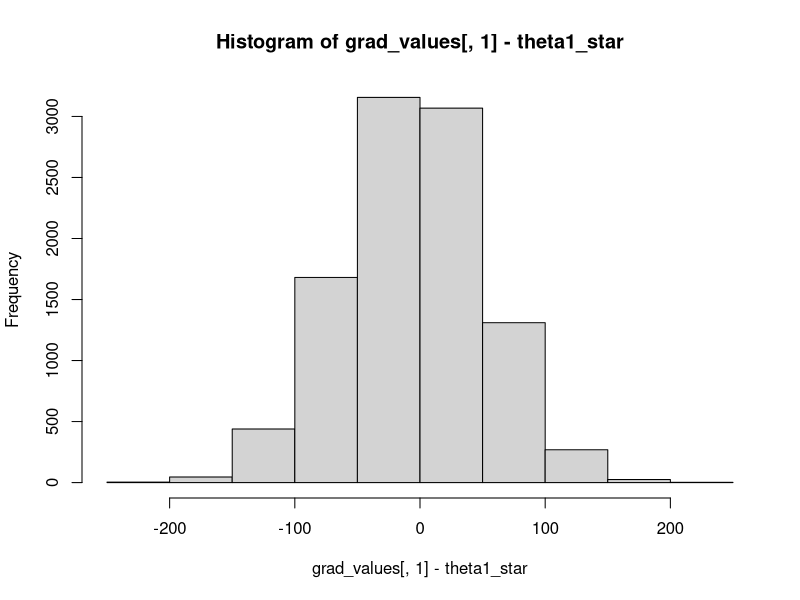
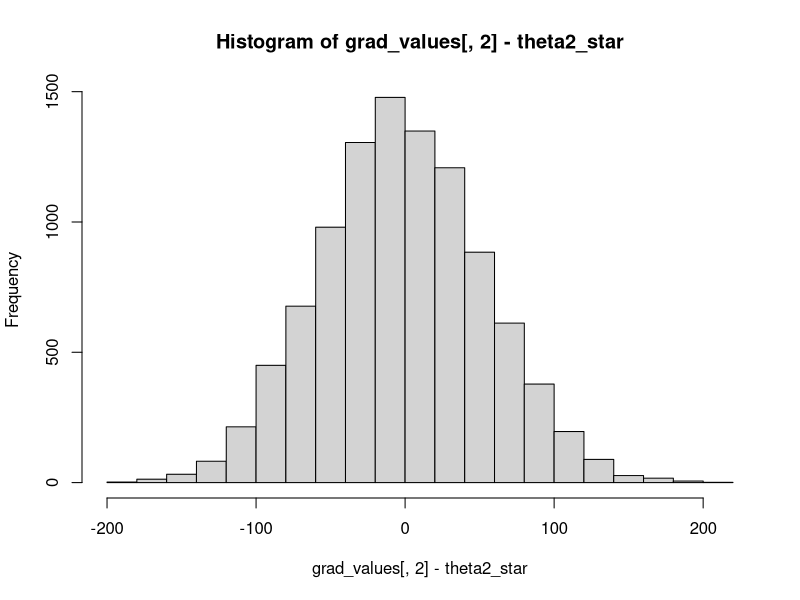
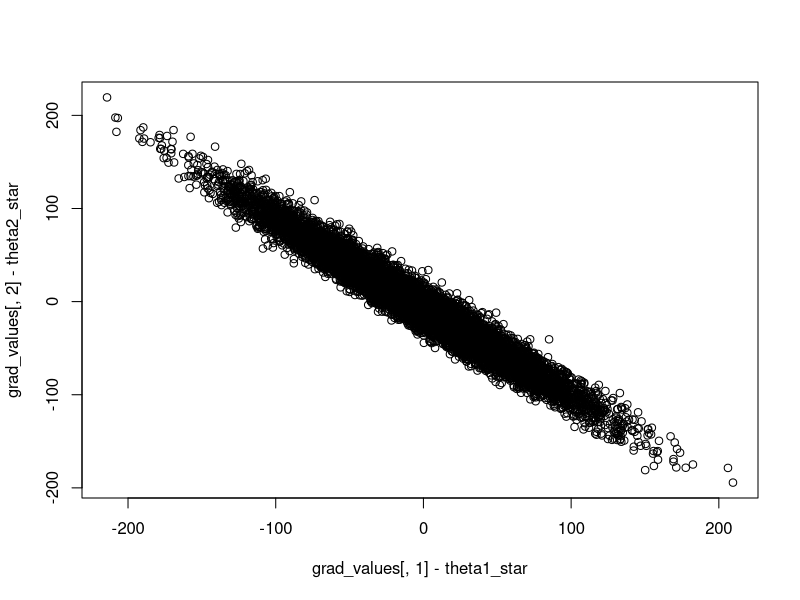
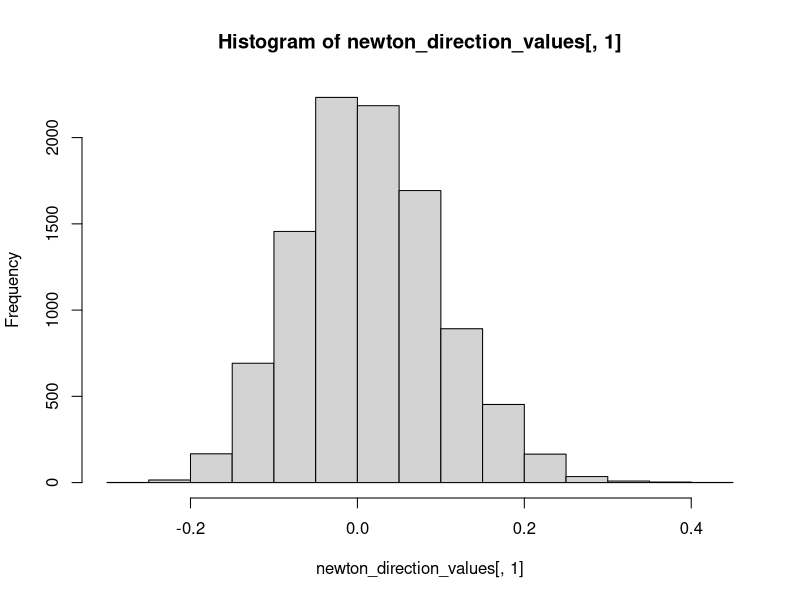
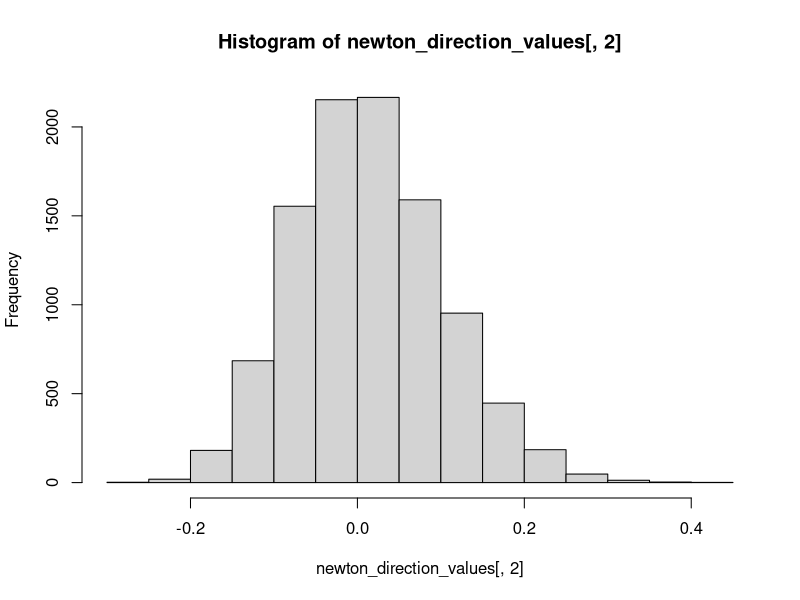
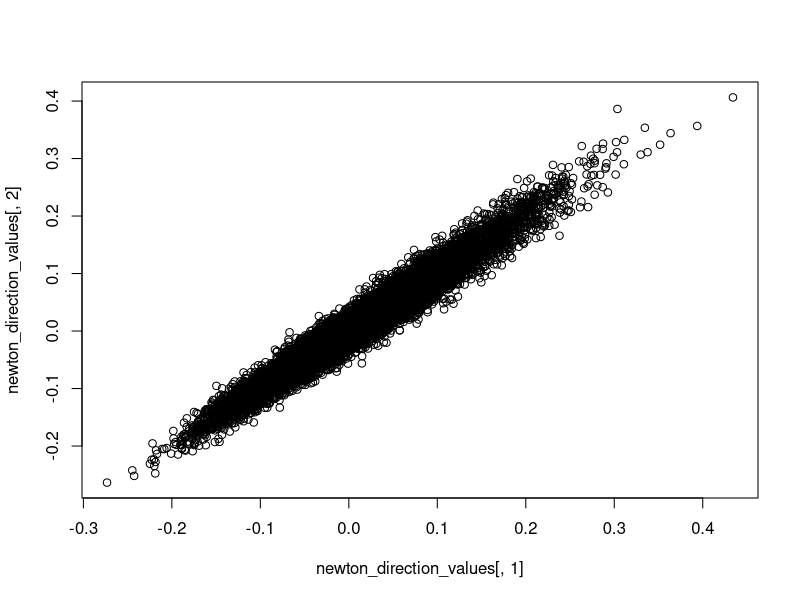
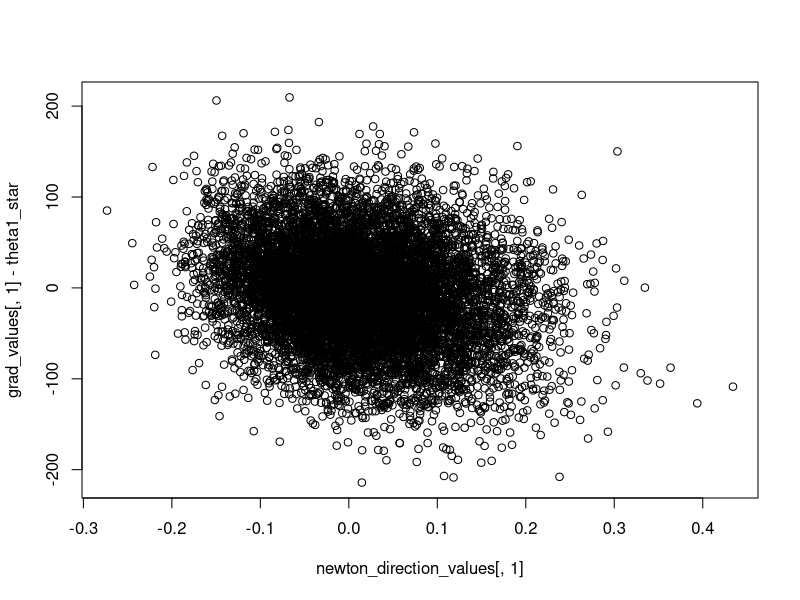
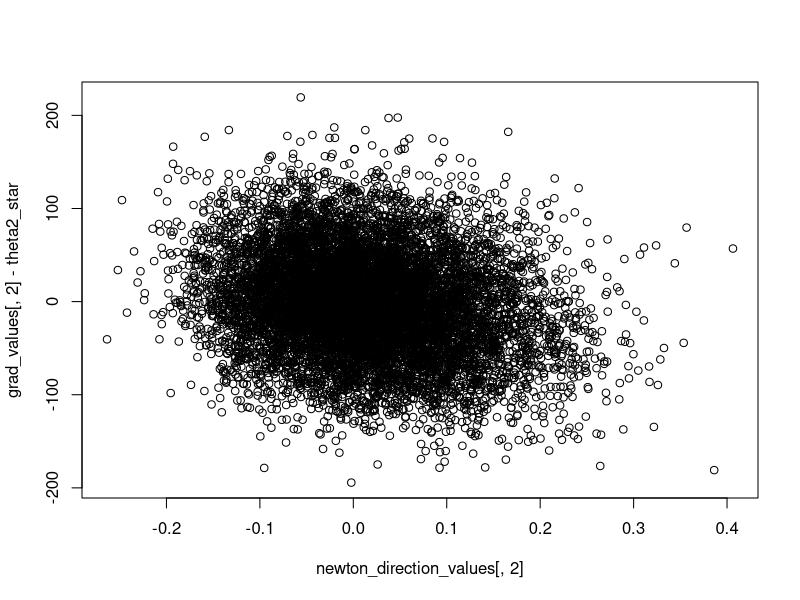

Source code (R) for these figures, in order:
## ---- chunk 1
knitr::opts_chunk$set(echo = TRUE, highlight = TRUE)
library(tidyverse)
## ---- chunk 2
N=10000 #number of samples required
samples<-matrix(0,nrow=N,ncol=311) #matrix to hold samples
for (i in 1:N){ #for loop to generate samples
  samples[i,]<-rnbinom(311,10,0.05) #call rnbinom() to give us samples
} 
## ---- chunk 3
#Functions given in notes to find negative log-likelihood
loglikelihood_nbinom<-function(size,prob,data){
  
  sum_log_dens <- function(x,size,prob){
    sum(dnbinom(x,size,prob,log = TRUE))  
  }
  
  map2_dbl(.x = size,
           .y = prob,
           .f = sum_log_dens,
           x = data)
  
}
loglikelihood_nbinom3<- function(logsize,logitprob,data){
  
  
  size <- exp(logsize)
  prob  <- exp(logitprob)/(1+exp(logitprob))
  
  loglikelihood_nbinom(size,prob,data)
  
}
negloglik_fn<-function(theta = c(0,0),
                       data = 1){
  
  -loglikelihood_nbinom3(logsize = theta[1],
                         logitprob = theta[2],
                         data    = data)
}
#Custom log-likelihood function in this case, not given in notes
loglik_expr<-expression(lgamma(y+exp(theta1))-lgamma(exp(theta1))-lgamma(y+1)+exp(theta1)*(theta2-log(1+exp(theta2)))-y*log(1+exp(theta2)))
loglik_deriv <- deriv(expr         = loglik_expr,
                         namevec      = c("theta1","theta2"),
                         function.arg = c("theta1","theta2","y"),
                         hessian      = TRUE)
#New function to compute gradient of negative log-likelihood
negloglik_grad <- function(theta = c(0,0),
                           data = 1){
  
  aux  <- loglik_deriv(theta1 = theta[1],
                          theta2 = theta[2],
                          y      = data)
  
  grad <- apply(attr(aux,"gradient"),2,sum)
  
  -grad
}
#New function to compute Hessian
negloglik_hess <- function(theta = c(0,0),
                           data = 1){
  
  aux  <- loglik_deriv(theta1 = theta[1],
                          theta2 = theta[2],
                          y      = data)
  
  hess<-apply(attr(aux,"hessian"),c(2,3),sum)
  
  -hess
}


parameter_values<-matrix(0,nrow=N,ncol=2) #to store MLEs
theta_star<-c(log(10),log(0.05/0.95))
grad_values<-matrix(0,nrow=N,ncol=2) #to store gradient at theta_star
hessian_values<-array(0,dim=c(2,2,N)) #store Hessian at theta_star
newton_direction_values<-matrix(0,nrow=N,ncol=2) #store Newton descent directions at theta_star
for (i in 1:N){
  run<-optim(par=c(0,0),fn=negloglik_fn,gr=negloglik_grad,data=samples[i,],
             method="BFGS",hessian=TRUE) #perform optimisation
  parameter_values[i,]<-run$par #store MLEs
  grad_values[i,]<-negloglik_grad(theta_star,samples[i,]) #store gradient at theta_star
  hessian_values[,,i]<-negloglik_hess(theta_star,samples[i,]) #store hessian at theta_star
  newton_direction_values[i,]<- -solve(hessian_values[,,i])%*%grad_values[i,] #calculate newton direction
}
#May get some warnings but all the outputs are sensible
## ---- chunk 4
# your code here
theta2_star =  log(10)
theta1_star =  log(10*0.95/0.05)
  
hist(grad_values[,1]-theta1_star)

hist(grad_values[,2]-theta2_star)

plot(grad_values[,1]-theta1_star, grad_values[,2]-theta2_star)
## ---- chunk 5
# your code here

hist(newton_direction_values[,1])

hist(newton_direction_values[,2])

plot(newton_direction_values[,1], newton_direction_values[,2])
## ---- chunk 6
# your code here
plot(newton_direction_values[,1], grad_values[,1]-theta1_star)
plot(newton_direction_values[,2], grad_values[,2]-theta2_star)
## ---- chunk 7
#Calculating the first part of the question
theta_star_matrix<-matrix(0,nrow=N,ncol=2)
theta_star_matrix[,1]<-rep(theta_star[1],N)
theta_star_matrix[,2]<-rep(theta_star[2],N)
differences<-parameter_values-theta_star_matrix
varcov_differences<-cov(differences)
var_cov_newton_direction = cov(newton_direction_values)

#Calculating the second part of the question
inv_var_cov_grad = solve(cov(grad_values))

#Calculating the last part of the question
#Creating the average Hessian by computing the mean on each index(i,j,)
avg_hessian = matrix(c(mean(hessian_values[1,1,]),
                        mean(hessian_values[1,2,]), 
                        mean(hessian_values[2,1,]),
                        mean(hessian_values[2,2,])), byrow = TRUE, nrow = 2)
#Inverting it
inv_avg_hessian = solve(avg_hessian)


#Present these 
varcov_differences
inv_avg_hessian

var_cov_newton_direction
inv_var_cov_grad
